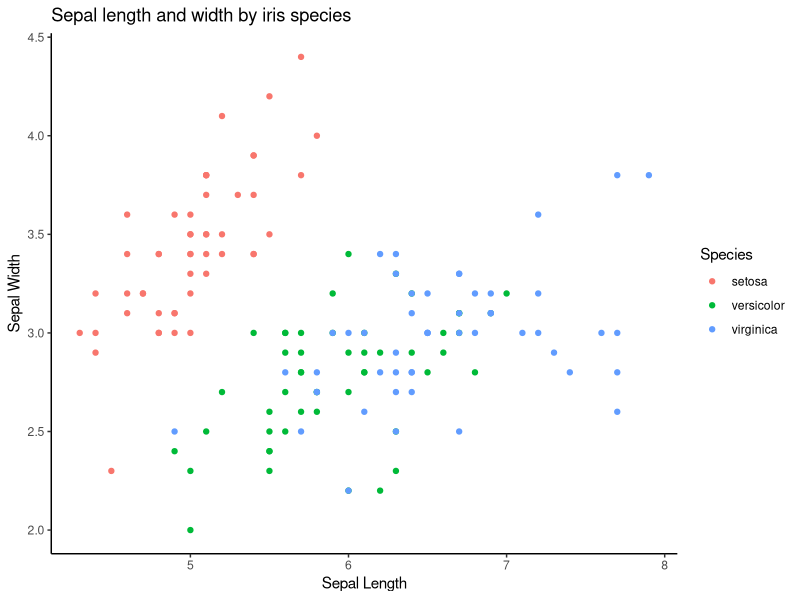
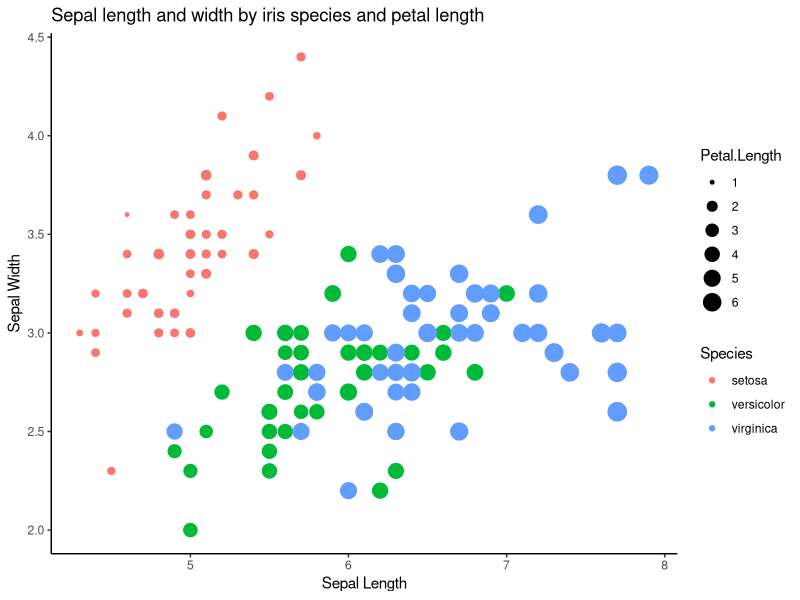
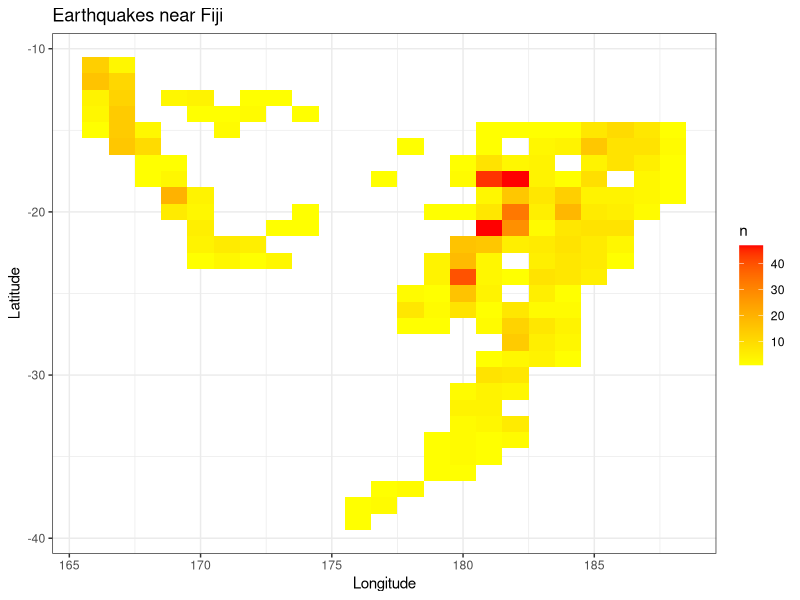
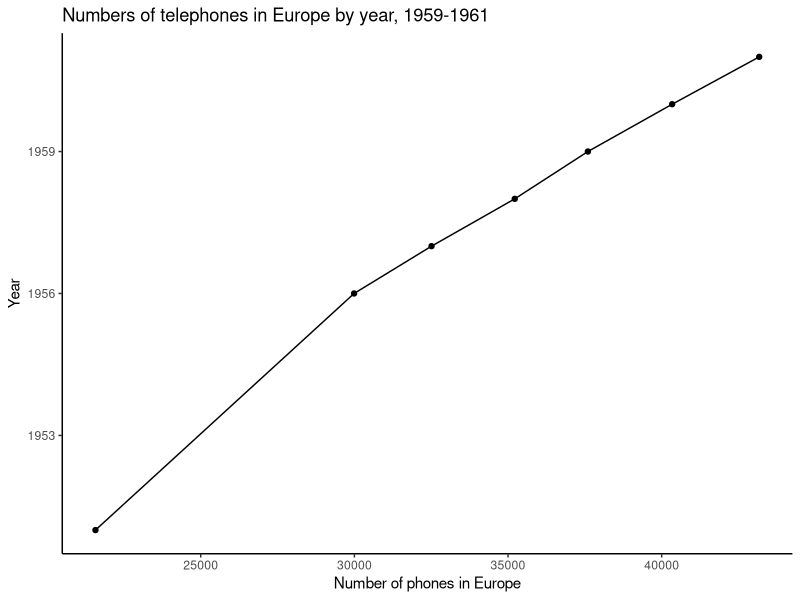
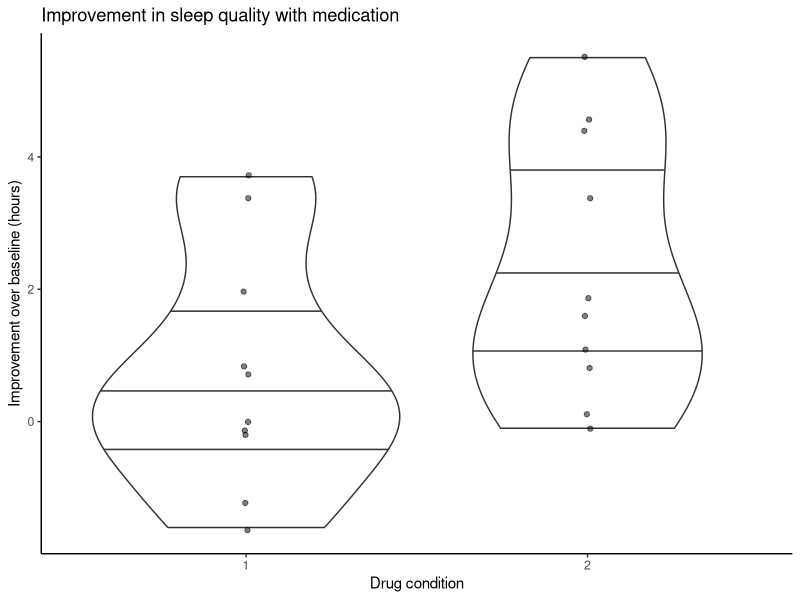
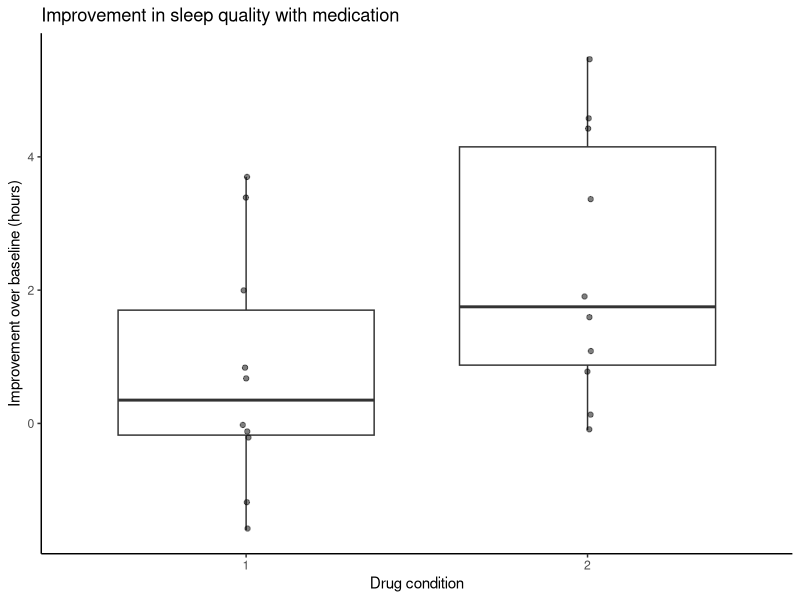
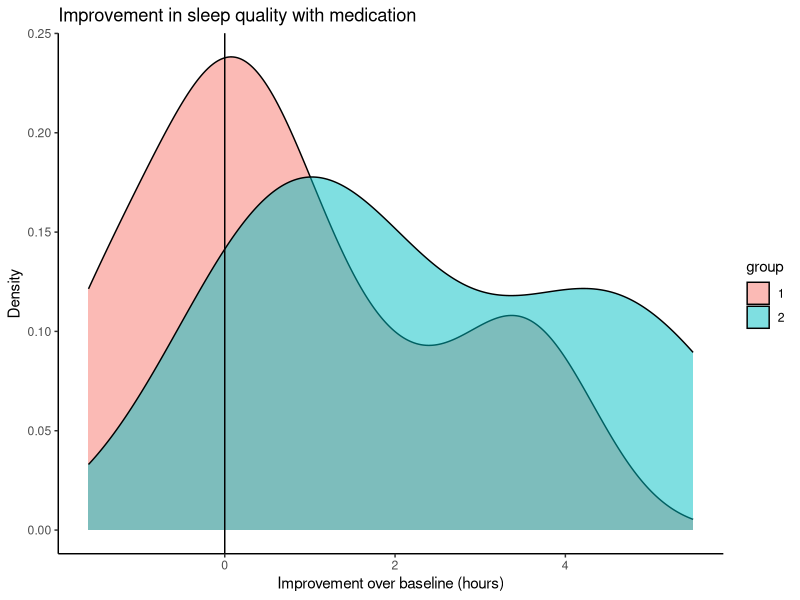
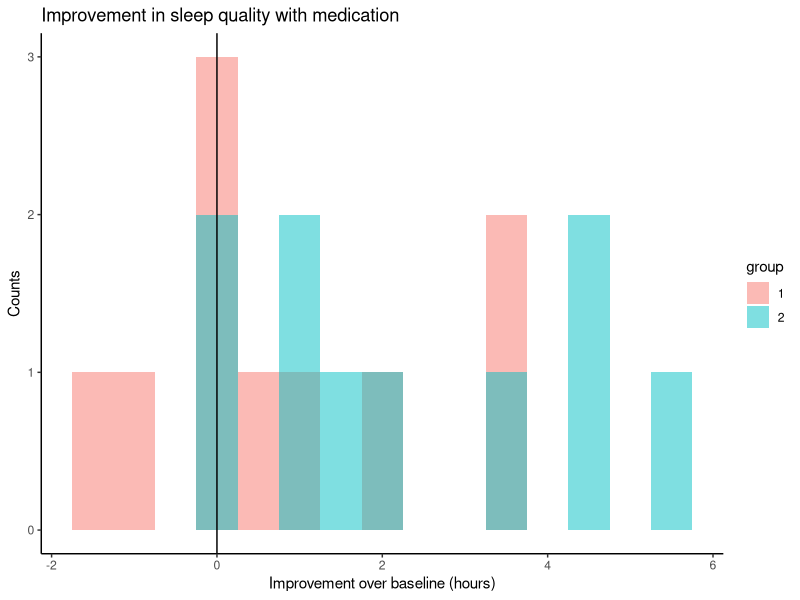

The R script that drew these images, in order:
## ---- chunk 1
knitr::opts_chunk$set(echo = FALSE)
library(ggplot2)
library(dplyr)
## ---- chunk 2
ggplot(data=iris,aes(x=Sepal.Length,y=Sepal.Width,color=Species)) +
  geom_point() + theme_classic() + 
  ggtitle("Sepal length and width by iris species") +
  ylab("Sepal Width") + xlab("Sepal Length")

## ---- chunk 3
ggplot(data=iris,aes(x=Sepal.Length,y=Sepal.Width,
                     size=Petal.Length,color=Species)) +
  geom_point() + theme_classic() + 
  ggtitle("Sepal length and width by iris species and petal length") +
  ylab("Sepal Width") + xlab("Sepal Length")

## ---- chunk 4
  quakes2 <- quakes %>% 
      group_by(lat=round(lat,0),long=round(long,0)) %>% 
       summarise( n=n() )

ggplot(quakes2, aes(y=lat, x=long,fill=n)) +
 geom_tile()+ theme_bw() + 
  ggtitle("Earthquakes near Fiji") +
  xlab("Longitude") + 
  ylab("Latitude")+
  scale_fill_gradient(low="yellow", high="red")
## ---- chunk 5
ggplot(data=as.data.frame(WorldPhones),
       aes(x=Europe,y=as.numeric(row.names(WorldPhones)))) +
  geom_point() + geom_line() + theme_classic() +
  ggtitle("Numbers of telephones in Europe by year, 1959-1961") +
  ylab("Year") + xlab("Number of phones in Europe")

## ---- chunk 6
ggplot(data=sleep, aes(x=group,y=extra)) +
  geom_violin(draw_quantiles=c(.25,.5,.75))+ 
  geom_jitter(width=.01,alpha=.5)  + theme_classic() +
  ggtitle("Improvement in sleep quality with medication") +
  ylab("Improvement over baseline (hours)") + xlab("Drug condition")

## ---- chunk 7
ggplot(data=sleep, aes(x=group,y=extra)) +
  geom_boxplot()+ 
  geom_jitter(width=.01,alpha=.5)  + theme_classic() +
  ggtitle("Improvement in sleep quality with medication") +
  ylab("Improvement over baseline (hours)") + xlab("Drug condition")

## ---- chunk 8
ggplot(data=sleep, aes(x=extra,fill=group)) +
  geom_density(alpha=.5)+  theme_classic() +
  geom_vline(xintercept=0)+
  ggtitle("Improvement in sleep quality with medication") +
  xlab("Improvement over baseline (hours)") + ylab("Density")

## ---- chunk 9
ggplot(data=sleep, aes(x=extra,fill=group)) +
  geom_histogram(alpha=.5,position="identity",binwidth=.5)+  theme_classic() +
  geom_vline(xintercept=0)+
  ggtitle("Improvement in sleep quality with medication") +
  xlab("Improvement over baseline (hours)") + ylab("Counts")

## ---- chunk 10
sleep2 <- sleep %>% group_by(group) %>%
  summarise(mExtra = mean(extra),seExtra=sd(extra)/sqrt(n()))%>%
  mutate(seD = mExtra - seExtra,
        seU = mExtra + seExtra)

ggplot(data=sleep2, aes(x=group,y=mExtra)) +
  geom_bar(stat="identity")+ geom_errorbar(aes(ymin=seD,ymax=seU),width=.5)+
  theme_classic() +
  ggtitle("Improvement in sleep quality with medication") +
  ylab("Improvement over baseline (hours)") + xlab("Group")

## ---- chunk 11
sleep3 <- sleep %>% group_by(group) %>%
 mutate(Improved = ifelse(extra > 0, 1, 0)) %>%
 summarise(mImp = mean(Improved), seImp=sd(Improved/sqrt(n()))) %>%
  mutate(seD = mImp - seImp,
        seU = mImp + seImp)


ggplot(data=sleep3, aes(x=group,y=mImp)) +
  geom_bar(stat="identity")+
  geom_errorbar(aes(ymin=seD,ymax=seU),width=.5)+
  theme_classic() +
  ggtitle("Improvement in sleep quality with medication") +
  ylab("Proportion users with improvement over baseline") + xlab("Group")

